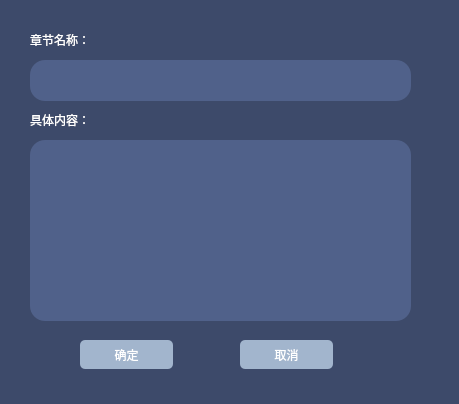
<?xml version="1.0" encoding="UTF-8"?>
<ui version="4.0">
 <class>addNewOutlineWindow</class>
 <widget class="QDialog" name="addNewOutlineWindow">
  <property name="geometry">
   <rect>
    <x>0</x>
    <y>0</y>
    <width>459</width>
    <height>404</height>
   </rect>
  </property>
  <property name="windowTitle">
   <string>Dialog</string>
  </property>
  <property name="styleSheet">
   <string notr="true">background-color: rgb(61, 74, 106);</string>
  </property>
  <widget class="QTextEdit" name="addNewPeopleName">
   <property name="geometry">
    <rect>
     <x>30</x>
     <y>60</y>
     <width>381</width>
     <height>41</height>
    </rect>
   </property>
   <property name="styleSheet">
    <string notr="true">background-color: rgb(80, 97, 138);
border-radius:15px;
color: rgb(255, 255, 255);</string>
   </property>
  </widget>
  <widget class="QTextEdit" name="addNewPeopleDescribe">
   <property name="geometry">
    <rect>
     <x>30</x>
     <y>140</y>
     <width>381</width>
     <height>181</height>
    </rect>
   </property>
   <property name="styleSheet">
    <string notr="true">background-color: rgb(80, 97, 138);
border-radius:15px;
color: rgb(255, 255, 255);</string>
   </property>
  </widget>
  <widget class="QLabel" name="peoNameLabel">
   <property name="geometry">
    <rect>
     <x>30</x>
     <y>30</y>
     <width>91</width>
     <height>20</height>
    </rect>
   </property>
   <property name="styleSheet">
    <string notr="true">color: rgb(255, 255, 255);
font: 11pt &quot;Microsoft YaHei UI&quot;;</string>
   </property>
   <property name="text">
    <string>章节名称：</string>
   </property>
  </widget>
  <widget class="QLabel" name="peoDescLabel">
   <property name="geometry">
    <rect>
     <x>30</x>
     <y>110</y>
     <width>91</width>
     <height>20</height>
    </rect>
   </property>
   <property name="styleSheet">
    <string notr="true">color: rgb(255, 255, 255);
font: 11pt &quot;Microsoft YaHei UI&quot;;</string>
   </property>
   <property name="text">
    <string>具体内容：</string>
   </property>
  </widget>
  <widget class="QPushButton" name="okBtn">
   <property name="geometry">
    <rect>
     <x>80</x>
     <y>340</y>
     <width>93</width>
     <height>29</height>
    </rect>
   </property>
   <property name="styleSheet">
    <string notr="true">background-color: rgb(162, 181, 205);
color: rgb(255, 255, 255);
border: 0px;
border-radius:5px;</string>
   </property>
   <property name="text">
    <string>确定</string>
   </property>
  </widget>
  <widget class="QPushButton" name="cancelBtn">
   <property name="geometry">
    <rect>
     <x>240</x>
     <y>340</y>
     <width>93</width>
     <height>29</height>
    </rect>
   </property>
   <property name="styleSheet">
    <string notr="true">background-color: rgb(162, 181, 205);
color: rgb(255, 255, 255);
border: 0px;
border-radius:5px;</string>
   </property>
   <property name="text">
    <string>取消</string>
   </property>
  </widget>
 </widget>
 <resources/>
 <connections/>
</ui>
